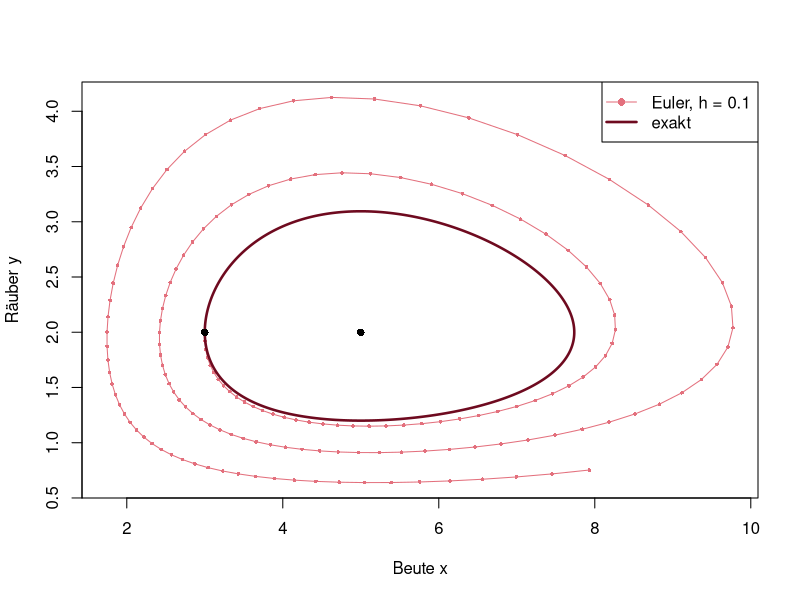

Recreate this plot in R.
# Abb. 4.7: Euler-Verfahren für das Lotka-Volterra-Modell (Buch, Abschnitt 4.1, Gl. 4.7)
# x_{n+1} = x_n + h (r x_n - c x_n y_n),  y_{n+1} = y_n + h (d x_n y_n - e y_n)  mit h = 0.1; die exakte Bahn ist geschlossen
# (c) 2026 Philipp Kügler · Programm zum Buch „Dynamische Systeme in den Lebenswissenschaften“ · MIT-Lizenz (siehe LICENSE)
library(deSolve)                         # Paket deSolve: install.packages("deSolve")
r <- 1; c <- 0.5; d <- 0.2; e <- 1
f <- function(t, z) c(r * z[1] - c * z[1] * z[2], d * z[1] * z[2] - e * z[2])
h <- 0.1; N <- 160
x <- numeric(N + 1); y <- numeric(N + 1); x[1] <- 3; y[1] <- 2
for (n in 1:N) {
  x[n + 1] <- x[n] + h * (r * x[n] - c * x[n] * y[n])
  y[n + 1] <- y[n] + h * (d * x[n] * y[n] - e * y[n])
}
loese <- function(f, z0, t) ode(z0, t, function(t, z, p) list(f(t, z)), NULL, method = "lsoda", rtol = 1e-10, atol = 1e-12)
ex <- loese(f, c(3, 2), seq(0, 6.5, length.out = 651))
H <- function(x, y) d * x - e * log(x) + c * y - r * log(y)
cat(sprintf("H exakt (konstant): %.4f\n", H(3, 2)))
cat("H Euler nach 40, 80, 160 Schritten:", sprintf("%.4f", H(x[c(41, 81, 161)], y[c(41, 81, 161)])), "\n")
plot(x, y, type = "o", pch = 16, cex = 0.5, col = rgb(0.89, 0.44, 0.49), xlab = "Beute x", ylab = "Räuber y")
lines(ex[, 2], ex[, 3], col = rgb(0.43, 0.04, 0.12), lwd = 2.5)
points(c(3, 5), c(2, 2), pch = 16)
legend("topright", legend = c("Euler, h = 0.1", "exakt"), col = c(rgb(0.89, 0.44, 0.49), rgb(0.43, 0.04, 0.12)), lwd = c(1, 2.5), pch = c(16, NA))
